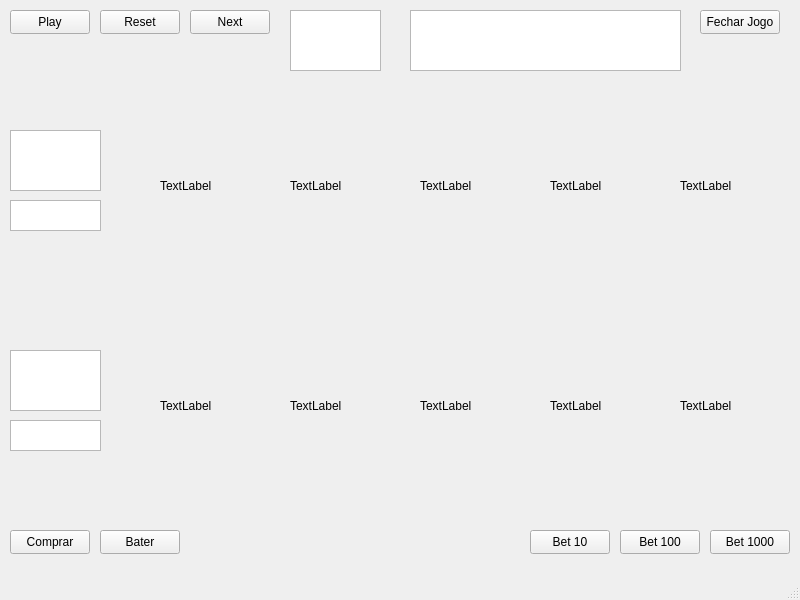
<?xml version="1.0" encoding="UTF-8"?>
<ui version="4.0">
 <class>TelaPrincipal</class>
 <widget class="QMainWindow" name="TelaPrincipal">
  <property name="geometry">
   <rect>
    <x>0</x>
    <y>0</y>
    <width>800</width>
    <height>600</height>
   </rect>
  </property>
  <property name="windowTitle">
   <string>TelaPrincipal</string>
  </property>
  <widget class="QWidget" name="centralwidget">
   <widget class="QPushButton" name="Buy_Button">
    <property name="geometry">
     <rect>
      <x>10</x>
      <y>530</y>
      <width>80</width>
      <height>24</height>
     </rect>
    </property>
    <property name="text">
     <string>Comprar</string>
    </property>
   </widget>
   <widget class="QPushButton" name="Hit_Button">
    <property name="geometry">
     <rect>
      <x>100</x>
      <y>530</y>
      <width>80</width>
      <height>24</height>
     </rect>
    </property>
    <property name="text">
     <string>Bater</string>
    </property>
   </widget>
   <widget class="QPushButton" name="Play_Button">
    <property name="geometry">
     <rect>
      <x>10</x>
      <y>10</y>
      <width>80</width>
      <height>24</height>
     </rect>
    </property>
    <property name="text">
     <string>Play</string>
    </property>
   </widget>
   <widget class="QPushButton" name="Reset_Button">
    <property name="geometry">
     <rect>
      <x>100</x>
      <y>10</y>
      <width>80</width>
      <height>24</height>
     </rect>
    </property>
    <property name="text">
     <string>Reset</string>
    </property>
   </widget>
   <widget class="QPushButton" name="Bet10_Button">
    <property name="geometry">
     <rect>
      <x>530</x>
      <y>530</y>
      <width>80</width>
      <height>24</height>
     </rect>
    </property>
    <property name="text">
     <string>Bet 10</string>
    </property>
   </widget>
   <widget class="QPushButton" name="Bet100_Button">
    <property name="geometry">
     <rect>
      <x>620</x>
      <y>530</y>
      <width>80</width>
      <height>24</height>
     </rect>
    </property>
    <property name="text">
     <string>Bet 100</string>
    </property>
   </widget>
   <widget class="QPushButton" name="Bet1000_Button">
    <property name="geometry">
     <rect>
      <x>710</x>
      <y>530</y>
      <width>80</width>
      <height>24</height>
     </rect>
    </property>
    <property name="text">
     <string>Bet 1000</string>
    </property>
   </widget>
   <widget class="QPushButton" name="Close_Button">
    <property name="geometry">
     <rect>
      <x>700</x>
      <y>10</y>
      <width>80</width>
      <height>24</height>
     </rect>
    </property>
    <property name="text">
     <string>Fechar Jogo</string>
    </property>
   </widget>
   <widget class="QLabel" name="label_player1">
    <property name="geometry">
     <rect>
      <x>160</x>
      <y>320</y>
      <width>91</width>
      <height>171</height>
     </rect>
    </property>
    <property name="text">
     <string>TextLabel</string>
    </property>
   </widget>
   <widget class="QLabel" name="label_player2">
    <property name="geometry">
     <rect>
      <x>290</x>
      <y>320</y>
      <width>91</width>
      <height>171</height>
     </rect>
    </property>
    <property name="text">
     <string>TextLabel</string>
    </property>
   </widget>
   <widget class="QLabel" name="label_player3">
    <property name="geometry">
     <rect>
      <x>420</x>
      <y>320</y>
      <width>91</width>
      <height>171</height>
     </rect>
    </property>
    <property name="text">
     <string>TextLabel</string>
    </property>
   </widget>
   <widget class="QLabel" name="label_dealer3">
    <property name="geometry">
     <rect>
      <x>420</x>
      <y>100</y>
      <width>91</width>
      <height>171</height>
     </rect>
    </property>
    <property name="text">
     <string>TextLabel</string>
    </property>
   </widget>
   <widget class="QLabel" name="label_player5">
    <property name="geometry">
     <rect>
      <x>680</x>
      <y>320</y>
      <width>91</width>
      <height>171</height>
     </rect>
    </property>
    <property name="text">
     <string>TextLabel</string>
    </property>
   </widget>
   <widget class="QLabel" name="label_dealer4">
    <property name="geometry">
     <rect>
      <x>550</x>
      <y>100</y>
      <width>91</width>
      <height>171</height>
     </rect>
    </property>
    <property name="text">
     <string>TextLabel</string>
    </property>
   </widget>
   <widget class="QLabel" name="label_dealer5">
    <property name="geometry">
     <rect>
      <x>680</x>
      <y>100</y>
      <width>91</width>
      <height>171</height>
     </rect>
    </property>
    <property name="text">
     <string>TextLabel</string>
    </property>
   </widget>
   <widget class="QLabel" name="label_player4">
    <property name="geometry">
     <rect>
      <x>550</x>
      <y>320</y>
      <width>91</width>
      <height>171</height>
     </rect>
    </property>
    <property name="text">
     <string>TextLabel</string>
    </property>
   </widget>
   <widget class="QLabel" name="label_dealer2">
    <property name="geometry">
     <rect>
      <x>290</x>
      <y>100</y>
      <width>91</width>
      <height>171</height>
     </rect>
    </property>
    <property name="text">
     <string>TextLabel</string>
    </property>
   </widget>
   <widget class="QLabel" name="label_dealer1">
    <property name="geometry">
     <rect>
      <x>160</x>
      <y>100</y>
      <width>91</width>
      <height>171</height>
     </rect>
    </property>
    <property name="text">
     <string>TextLabel</string>
    </property>
   </widget>
   <widget class="QPushButton" name="Next_Button">
    <property name="geometry">
     <rect>
      <x>190</x>
      <y>10</y>
      <width>80</width>
      <height>24</height>
     </rect>
    </property>
    <property name="text">
     <string>Next</string>
    </property>
   </widget>
   <widget class="QPlainTextEdit" name="plainTextEdit_player">
    <property name="geometry">
     <rect>
      <x>10</x>
      <y>420</y>
      <width>91</width>
      <height>31</height>
     </rect>
    </property>
   </widget>
   <widget class="QPlainTextEdit" name="plainTextEdit_dealer">
    <property name="geometry">
     <rect>
      <x>10</x>
      <y>200</y>
      <width>91</width>
      <height>31</height>
     </rect>
    </property>
   </widget>
   <widget class="QPlainTextEdit" name="plainTextEdit_playerBank">
    <property name="geometry">
     <rect>
      <x>10</x>
      <y>350</y>
      <width>91</width>
      <height>61</height>
     </rect>
    </property>
   </widget>
   <widget class="QPlainTextEdit" name="plainTextEdit_dealerBank">
    <property name="geometry">
     <rect>
      <x>10</x>
      <y>130</y>
      <width>91</width>
      <height>61</height>
     </rect>
    </property>
   </widget>
   <widget class="QPlainTextEdit" name="plainTextEdit_tablePot">
    <property name="geometry">
     <rect>
      <x>290</x>
      <y>10</y>
      <width>91</width>
      <height>61</height>
     </rect>
    </property>
   </widget>
   <widget class="QPlainTextEdit" name="plainTextEdit_Result">
    <property name="geometry">
     <rect>
      <x>410</x>
      <y>10</y>
      <width>271</width>
      <height>61</height>
     </rect>
    </property>
   </widget>
  </widget>
  <widget class="QMenuBar" name="menubar">
   <property name="geometry">
    <rect>
     <x>0</x>
     <y>0</y>
     <width>800</width>
     <height>21</height>
    </rect>
   </property>
  </widget>
  <widget class="QStatusBar" name="statusbar"/>
 </widget>
 <resources/>
 <connections/>
</ui>
